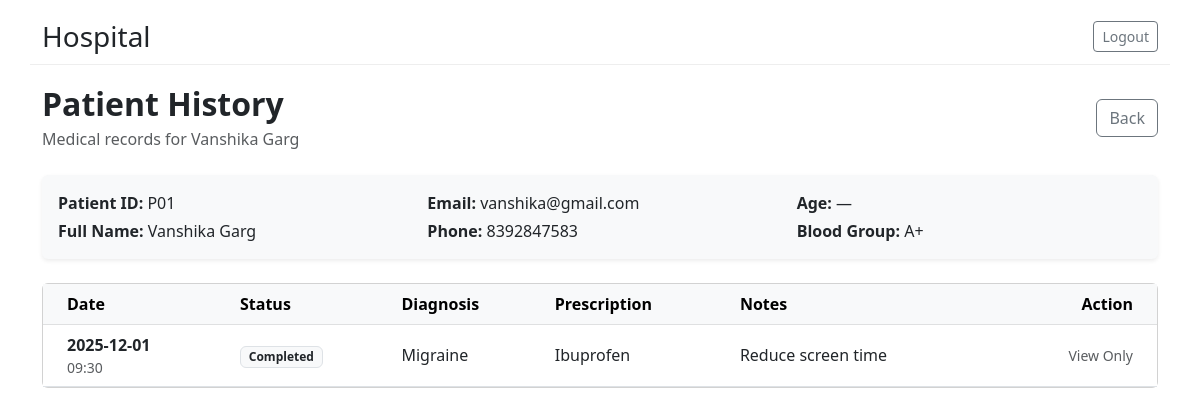
/doctor/patient/1/history (signed in), run on the app's committed database.
### tables this page shows
CREATE TABLE users (
      id INTEGER PRIMARY KEY AUTOINCREMENT,
      username TEXT UNIQUE NOT NULL,
      password_hash TEXT NOT NULL,
      role TEXT NOT NULL CHECK(role IN ('admin','doctor','patient')),
      full_name TEXT, email TEXT, phone TEXT, is_active INTEGER DEFAULT 1
    );

CREATE TABLE patients (
      id INTEGER PRIMARY KEY AUTOINCREMENT,
      user_id INTEGER UNIQUE NOT NULL,
      address TEXT, blood_group TEXT, emergency_contact TEXT, age INTEGER,
      FOREIGN KEY(user_id) REFERENCES users(id)
    );

CREATE TABLE treatments (
      id INTEGER PRIMARY KEY AUTOINCREMENT,
      appointment_id INTEGER UNIQUE NOT NULL,
      diagnosis TEXT, prescription TEXT, notes TEXT,
      FOREIGN KEY(appointment_id) REFERENCES appointments(id)
    );

CREATE TABLE appointments (
      id INTEGER PRIMARY KEY AUTOINCREMENT,
      patient_id INTEGER NOT NULL,
      doctor_id INTEGER NOT NULL,
      date TEXT NOT NULL,
      time TEXT NOT NULL,
      end_time TEXT,
      status TEXT NOT NULL DEFAULT 'Booked' CHECK(status IN ('Booked','Completed','Cancelled')),
      created_at TEXT NOT NULL,
      FOREIGN KEY(patient_id) REFERENCES patients(id),
      FOREIGN KEY(doctor_id) REFERENCES doctors(id)
    );

### app.py (the view)
@app.route("/doctor/patient/<int:patient_id>/history")
@login_required(role="doctor")
def doctor_view_patient_history(patient_id):
    db = get_db()
    user_id = session["user_id"]
    doctor = db.execute("SELECT * FROM doctors WHERE user_id = ?", (user_id,)).fetchone()
    if not doctor:
        flash("Doctor profile not found.", "danger")
        return redirect(url_for("logout"))
    rel = db.execute("""
        SELECT 1 FROM appointments WHERE doctor_id = ? AND patient_id = ? LIMIT 1
    """, (doctor["id"], patient_id)).fetchone()
    if not rel:
        flash("You have not been assigned this patient.", "danger")
        return redirect(url_for("doctor_dashboard"))
    patient = db.execute("""
        SELECT p.id AS patient_id, u.full_name, u.email, u.phone, p.address, p.blood_group
        FROM patients p JOIN users u ON p.user_id = u.id
        WHERE p.id = ?
    """, (patient_id,)).fetchone()
    records = db.execute("""
        SELECT a.id AS appt_id, a.date, a.time, a.end_time, a.status,
             a.doctor_id as doctor_id, t.diagnosis, t.prescription, t.notes,
               u.full_name AS doctor_name
        FROM appointments a
        LEFT JOIN treatments t ON t.appointment_id = a.id
        LEFT JOIN doctors d ON a.doctor_id = d.id
        LEFT JOIN users u ON d.user_id = u.id
        WHERE a.patient_id = ? AND a.status = 'Completed'
        ORDER BY a.date DESC, a.time DESC
    """, (patient_id,)).fetchall()
    return render_template("doctor_view_patient_history.html", patient=patient, records=records, current_doctor_id=doctor['id'])

### app.py (called while the page is built, shortened)
def get_db():
    if "db" not in g:
        g.db = sqlite3.connect(DB_PATH, detect_types=sqlite3.PARSE_DECLTYPES)
        g.db.row_factory = sqlite3.Row
    return g.db

def login_required(role=None):
    from functools import wraps
    def decorator(f):
        @wraps(f)
        def wrapped(*args, **kwargs):
            if "user_id" not in session:
                return redirect(url_for("login"))
            return f(*args, **kwargs)
        return wrapped
    return decorator

### templates/doctor_view_patient_history.html
{% extends "base.html" %}
{% block content %}
<div class="d-flex justify-content-between align-items-center mb-4">
  <div>
    <h2 class="fw-bold mb-1">Patient History</h2>
    <p class="text-muted mb-0">Medical records for {{ patient.full_name }}</p>
  </div>
  <div>
    <a href="{{ url_for('doctor_dashboard') }}" class="btn btn-outline-secondary">Back</a>
  </div>
</div>
<div class="card mb-4 border-0 shadow-sm bg-light">
  <div class="card-body">
    <div class="row">
      <div class="col-md-4">
        <p class="mb-1"><strong>Patient ID:</strong> P{{ "%02d" | format(patient.patient_id) }}</p>
        <p class="mb-0"><strong>Full Name:</strong> {{ patient.full_name }}</p>
      </div>
      <div class="col-md-4">
        <p class="mb-1"><strong>Email:</strong> {{ patient.email or '—' }}</p>
        <p class="mb-0"><strong>Phone:</strong> {{ patient.phone or '—' }}</p>
      </div>
      <div class="col-md-4">
        <p class="mb-1"><strong>Age:</strong> {{ patient.age or '—' }}</p>
        <p class="mb-0"><strong>Blood Group:</strong> {{ patient.blood_group or '—' }}</p>
      </div>
    </div>
  </div>
</div>
{% if records %}
  <div class="card">
    <div class="table-responsive">
      <table class="table table-hover mb-0 align-middle">
        <thead class="table-light">
          <tr>
            <th class="ps-4">Date</th>
            <th>Status</th>
            <th>Diagnosis</th>
            <th>Prescription</th>
            <th>Notes</th>
            <th class="text-end pe-4">Action</th>
          </tr>
        </thead>
        <tbody>
          {% for r in records %}
            <tr>
              <td class="ps-4" style="white-space: nowrap;">
                <div class="fw-bold">{{ r.date }}</div>
                <div class="small text-muted">{{ r.time }}</div>
              </td>
              <td>
                <span class="badge bg-light text-dark border">{{ r.status }}</span>
              </td>
              <td>{{ r.diagnosis or '—' }}</td>
              <td>{{ r.prescription or '—' }}</td>
              <td>{{ r.notes or '—' }}</td>
              <td class="text-end pe-4">
                {% if r.doctor_id == current_doctor_id %}
                  <a href="{{ url_for('doctor_complete_appointment', appointment_id=r.appt_id) }}" class="btn btn-sm btn-outline-primary">Edit</a>
                {% else %}
                  <span class="text-muted small">View Only</span>
                {% endif %}
              </td>
            </tr>
          {% endfor %}
        </tbody>
      </table>
    </div>
  </div>
{% else %}
  <div class="alert alert-info">No past record found for this patient.</div>
{% endif %}
{% endblock %}

### templates/base.html (style rules this page uses)
body { padding-top: 20px; }

### data on the page
users: full_name "Vanshika Garg", email "vanshika@gmail.com", phone "8392847583"
patients: patient_id "01", blood_group "A+"
treatments: date "2025-12-01", time "09:30", status "Completed", diagnosis "Migraine", prescription "Ibuprofen", notes "Reduce screen time"

### other printed values
{{ patient.age or '—' }} "—"
